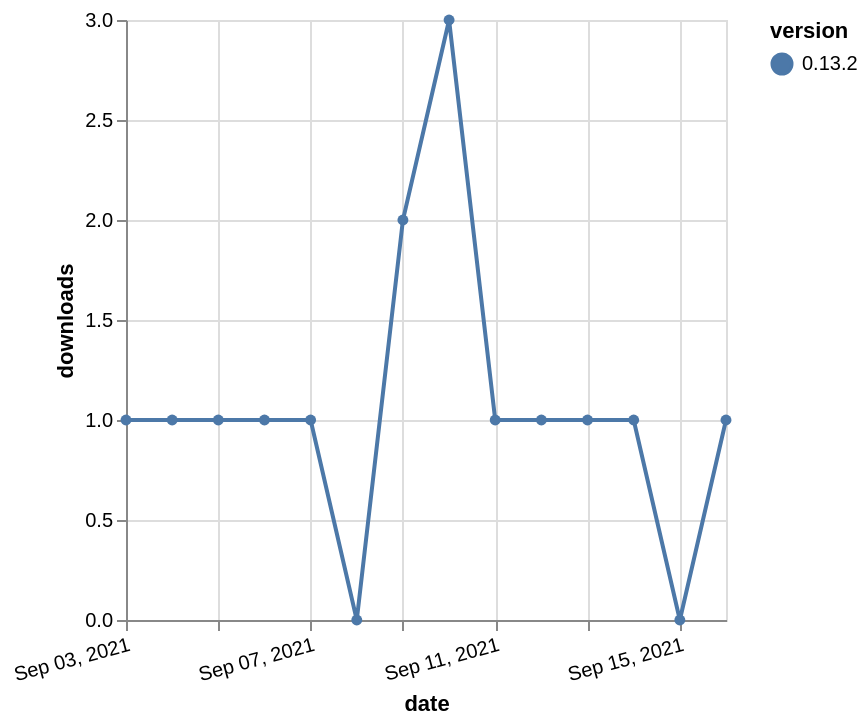

This figure's Vega-Lite source:
### Vega-Lite specification from a JSON file in a GitHub repository (floating-point values rounded to 4 significant figures)
{"$schema": "https://vega.github.io/schema/vega-lite/v5.json", "description": "A simple bar chart with embedded data.", "data": {"values": [{"date": "2021-09-03", "total": 337, "delta": 1, "version": "0.13.2"}, {"date": "2021-09-04", "total": 338, "delta": 1, "version": "0.13.2"}, {"date": "2021-09-05", "total": 339, "delta": 1, "version": "0.13.2"}, {"date": "2021-09-06", "total": 340, "delta": 1, "version": "0.13.2"}, {"date": "2021-09-07", "total": 341, "delta": 1, "version": "0.13.2"}, {"date": "2021-09-08", "total": 341, "delta": 0, "version": "0.13.2"}, {"date": "2021-09-09", "total": 343, "delta": 2, "version": "0.13.2"}, {"date": "2021-09-10", "total": 346, "delta": 3, "version": "0.13.2"}, {"date": "2021-09-11", "total": 347, "delta": 1, "version": "0.13.2"}, {"date": "2021-09-12", "total": 348, "delta": 1, "version": "0.13.2"}, {"date": "2021-09-13", "total": 349, "delta": 1, "version": "0.13.2"}, {"date": "2021-09-14", "total": 350, "delta": 1, "version": "0.13.2"}, {"date": "2021-09-15", "total": 350, "delta": 0, "version": "0.13.2"}, {"date": "2021-09-16", "total": 351, "delta": 1, "version": "0.13.2"}]}, "width": "container", "mark": {"type": "line", "point": {"filled": true}}, "encoding": {"x": {"field": "date", "type": "temporal", "timeUnit": "yearmonthdate", "title": "date", "axis": {"labelAngle": -15}}, "y": {"field": "delta", "type": "quantitative", "title": "downloads"}, "color": {"field": "version", "type": "nominal"}, "tooltip": {"field": "delta"}}}
